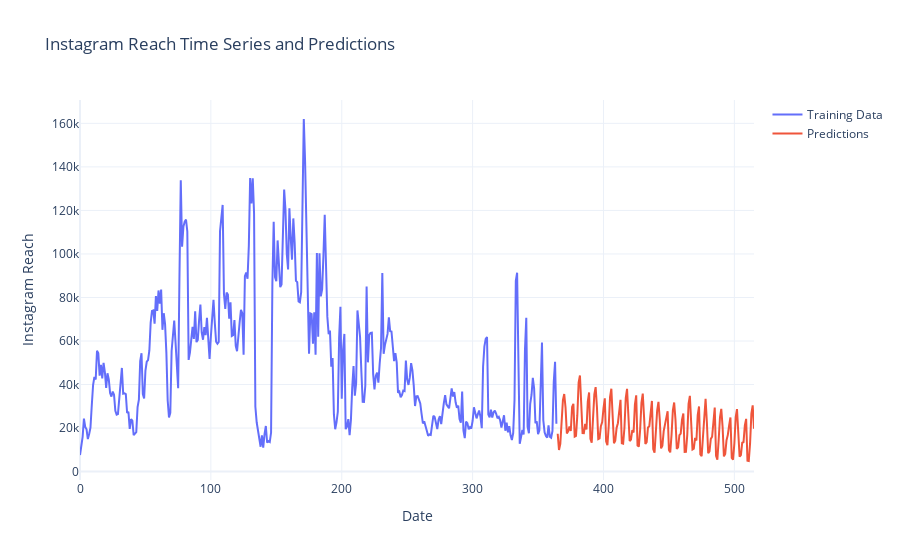

The notebook cell this image was saved under:
### Code cell
predictions = model.predict(len(data), len(data)+150)

trace_train = go.Scatter(x=data.index, y=data["Instagram reach"], mode="lines", name="Training Data")
trace_pred = go.Scatter(x=predictions.index, y=predictions, mode="lines", name="Predictions")

layout = go.Layout(title="Instagram Reach Time Series and Predictions", xaxis_title="Date", yaxis_title="Instagram Reach")

fig = go.Figure(data=[trace_train, trace_pred], layout=layout)
fig.show()

### Figure 1 — Plotly figure (JSON) as saved in the notebook; plotly's stock layout.template omitted (floating-point values rounded to 4 significant figures; data arrays with more than 128 entries replaced by an {"elided": "..."} marker saying what was removed)
{"data": [{"mode": "lines", "name": "Training Data", "type": "scatter", "x": {"elided": "365 int values"}, "y": {"elided": "365 int values"}}, {"mode": "lines", "name": "Predictions", "type": "scatter", "x": {"elided": "151 int values"}, "y": {"elided": "151 float values"}}], "layout": {"title": {"text": "Instagram Reach Time Series and Predictions"}, "xaxis": {"title": {"text": "Date"}}, "yaxis": {"title": {"text": "Instagram Reach"}}}}
